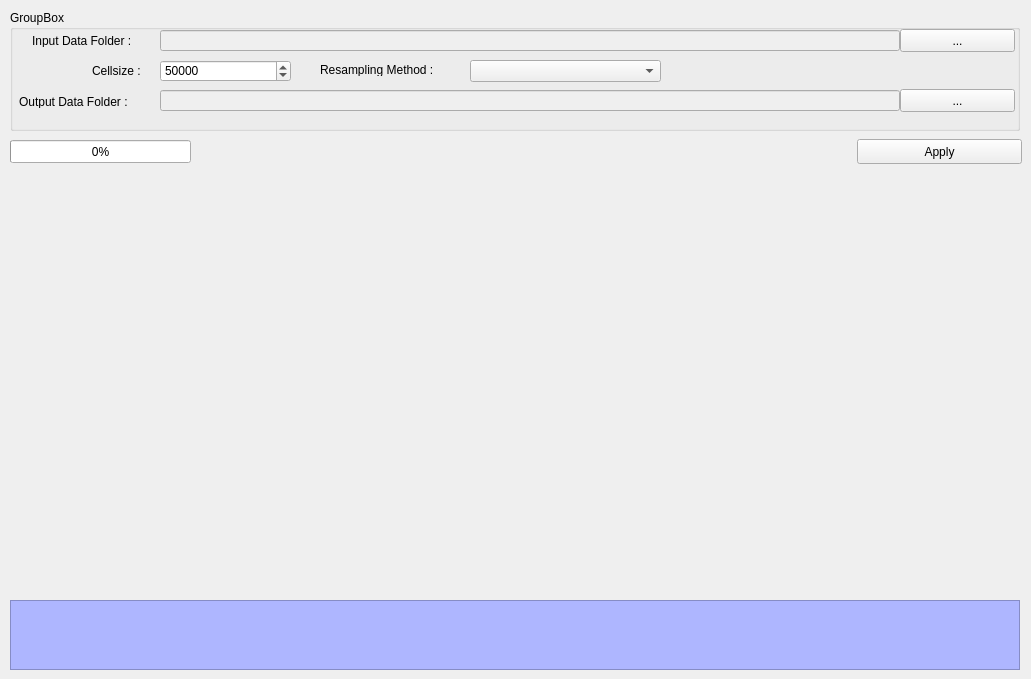
    <widget class="QWidget" name="tab_3">
     <attribute name="title">
      <string>Resampling</string>
     </attribute>
     <widget class="QGroupBox" name="groupBox_3">
      <property name="geometry">
       <rect>
        <x>10</x>
        <y>10</y>
        <width>1010</width>
        <height>121</height>
       </rect>
      </property>
      <property name="title">
       <string>GroupBox</string>
      </property>
      <widget class="QLabel" name="label_25">
       <property name="geometry">
        <rect>
         <x>82</x>
         <y>55</y>
         <width>72</width>
         <height>12</height>
        </rect>
       </property>
       <property name="text">
        <string>Cellsize : </string>
       </property>
      </widget>
      <widget class="QLabel" name="label_26">
       <property name="geometry">
        <rect>
         <x>310</x>
         <y>54</y>
         <width>146</width>
         <height>12</height>
        </rect>
       </property>
       <property name="text">
        <string>Resampling Method : </string>
       </property>
      </widget>
      <widget class="QPushButton" name="btn_output_resample">
       <property name="geometry">
        <rect>
         <x>890</x>
         <y>79</y>
         <width>115</width>
         <height>23</height>
        </rect>
       </property>
       <property name="text">
        <string>...</string>
       </property>
      </widget>
      <widget class="QLabel" name="label_27">
       <property name="geometry">
        <rect>
         <x>22</x>
         <y>25</y>
         <width>126</width>
         <height>12</height>
        </rect>
       </property>
       <property name="text">
        <string>Input Data Folder :</string>
       </property>
      </widget>
      <widget class="QSpinBox" name="cellsize">
       <property name="geometry">
        <rect>
         <x>150</x>
         <y>50</y>
         <width>131</width>
         <height>22</height>
        </rect>
       </property>
       <property name="maximum">
        <number>9999999</number>
       </property>
       <property name="value">
        <number>50000</number>
       </property>
      </widget>
      <widget class="QLabel" name="label_28">
       <property name="geometry">
        <rect>
         <x>9</x>
         <y>86</y>
         <width>136</width>
         <height>12</height>
        </rect>
       </property>
       <property name="text">
        <string>Output Data Folder : </string>
       </property>
      </widget>
      <widget class="QPushButton" name="btn_input_resample">
       <property name="geometry">
        <rect>
         <x>890</x>
         <y>19</y>
         <width>115</width>
         <height>23</height>
        </rect>
       </property>
       <property name="text">
        <string>...</string>
       </property>
      </widget>
      <widget class="QComboBox" name="cmb_resample_method">
       <property name="geometry">
        <rect>
         <x>460</x>
         <y>50</y>
         <width>191</width>
         <height>22</height>
        </rect>
       </property>
      </widget>
      <widget class="QLineEdit" name="txt_input_resample">
       <property name="enabled">
        <bool>false</bool>
       </property>
       <property name="geometry">
        <rect>
         <x>150</x>
         <y>20</y>
         <width>740</width>
         <height>21</height>
        </rect>
       </property>
      </widget>
      <widget class="QLineEdit" name="txt_output_resample">
       <property name="enabled">
        <bool>false</bool>
       </property>
       <property name="geometry">
        <rect>
         <x>150</x>
         <y>80</y>
         <width>740</width>
         <height>21</height>
        </rect>
       </property>
      </widget>
     </widget>
     <widget class="QTextEdit" name="textEdit_2">
      <property name="enabled">
       <bool>false</bool>
      </property>
      <property name="geometry">
       <rect>
        <x>10</x>
        <y>600</y>
        <width>1010</width>
        <height>70</height>
       </rect>
      </property>
      <property name="styleSheet">
       <string notr="true">background-color: rgb(174, 182, 255);
font: 75 10pt &quot;MS Shell Dlg 2&quot;;</string>
      </property>
     </widget>
     <widget class="QPushButton" name="btn_apply_resample">
      <property name="geometry">
       <rect>
        <x>857</x>
        <y>139</y>
        <width>165</width>
        <height>25</height>
       </rect>
      </property>
      <property name="text">
       <string>Apply</string>
      </property>
     </widget>
     <widget class="QProgressBar" name="resampling_progressBar">
      <property name="geometry">
       <rect>
        <x>10</x>
        <y>140</y>
        <width>181</width>
        <height>23</height>
       </rect>
      </property>
      <property name="value">
       <number>0</number>
      </property>
     </widget>
    </widget>
